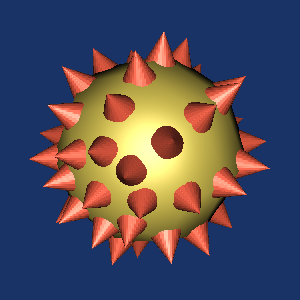

This figure's Python source:
#!/usr/bin/env python
# Demonstrate trackball camera interaction style on a spiked sphere.

import vtkmodules.vtkInteractionStyle  # noqa: F401
import vtkmodules.vtkRenderingFreeType  # noqa: F401
import vtkmodules.vtkRenderingOpenGL2  # noqa: F401

from vtkmodules.vtkCommonColor import vtkNamedColors
from vtkmodules.vtkFiltersCore import vtkGlyph3D
from vtkmodules.vtkFiltersSources import vtkConeSource, vtkSphereSource
from vtkmodules.vtkRenderingCore import (
    vtkActor,
    vtkPolyDataMapper,
    vtkRenderWindow,
    vtkRenderWindowInteractor,
    vtkRenderer,
)

colors = vtkNamedColors()

# Sphere source
sphere = vtkSphereSource()

sphere_mapper = vtkPolyDataMapper()
sphere_mapper.SetInputConnection(sphere.GetOutputPort())

sphere_actor = vtkActor()
sphere_actor.SetMapper(sphere_mapper)
banana_rgb = [0.0, 0.0, 0.0]
colors.GetColorRGB("banana", banana_rgb)
sphere_actor.GetProperty().SetDiffuseColor(banana_rgb)
sphere_actor.GetProperty().SetSpecular(0.4)
sphere_actor.GetProperty().SetSpecularPower(20)

# Spikes via cone glyphs on sphere normals
cone = vtkConeSource()
cone.SetResolution(20)

glyph = vtkGlyph3D()
glyph.SetInputConnection(sphere.GetOutputPort())
glyph.SetSourceConnection(cone.GetOutputPort())
glyph.SetVectorModeToUseNormal()
glyph.SetScaleModeToScaleByVector()
glyph.SetScaleFactor(0.25)

spike_mapper = vtkPolyDataMapper()
spike_mapper.SetInputConnection(glyph.GetOutputPort())

spike_actor = vtkActor()
spike_actor.SetMapper(spike_mapper)
tomato_rgb = [0.0, 0.0, 0.0]
colors.GetColorRGB("tomato", tomato_rgb)
spike_actor.GetProperty().SetDiffuseColor(tomato_rgb)
spike_actor.GetProperty().SetSpecular(0.4)
spike_actor.GetProperty().SetSpecularPower(20)

# Rendering
renderer = vtkRenderer()
renderer.AddActor(sphere_actor)
renderer.AddActor(spike_actor)
renderer.SetBackground(0.1, 0.2, 0.4)

render_window = vtkRenderWindow()
render_window.SetSize(300, 300)
render_window.AddRenderer(renderer)
render_window.SetWindowName("style trackball camera")

interactor = vtkRenderWindowInteractor()
interactor.SetRenderWindow(render_window)
interactor.SetDesiredUpdateRate(0.00001)

renderer.ResetCamera()
camera = renderer.GetActiveCamera()
camera.Zoom(1.4)
camera.Azimuth(30)
camera.Elevation(30)

interactor.Initialize()
interactor.Start()
